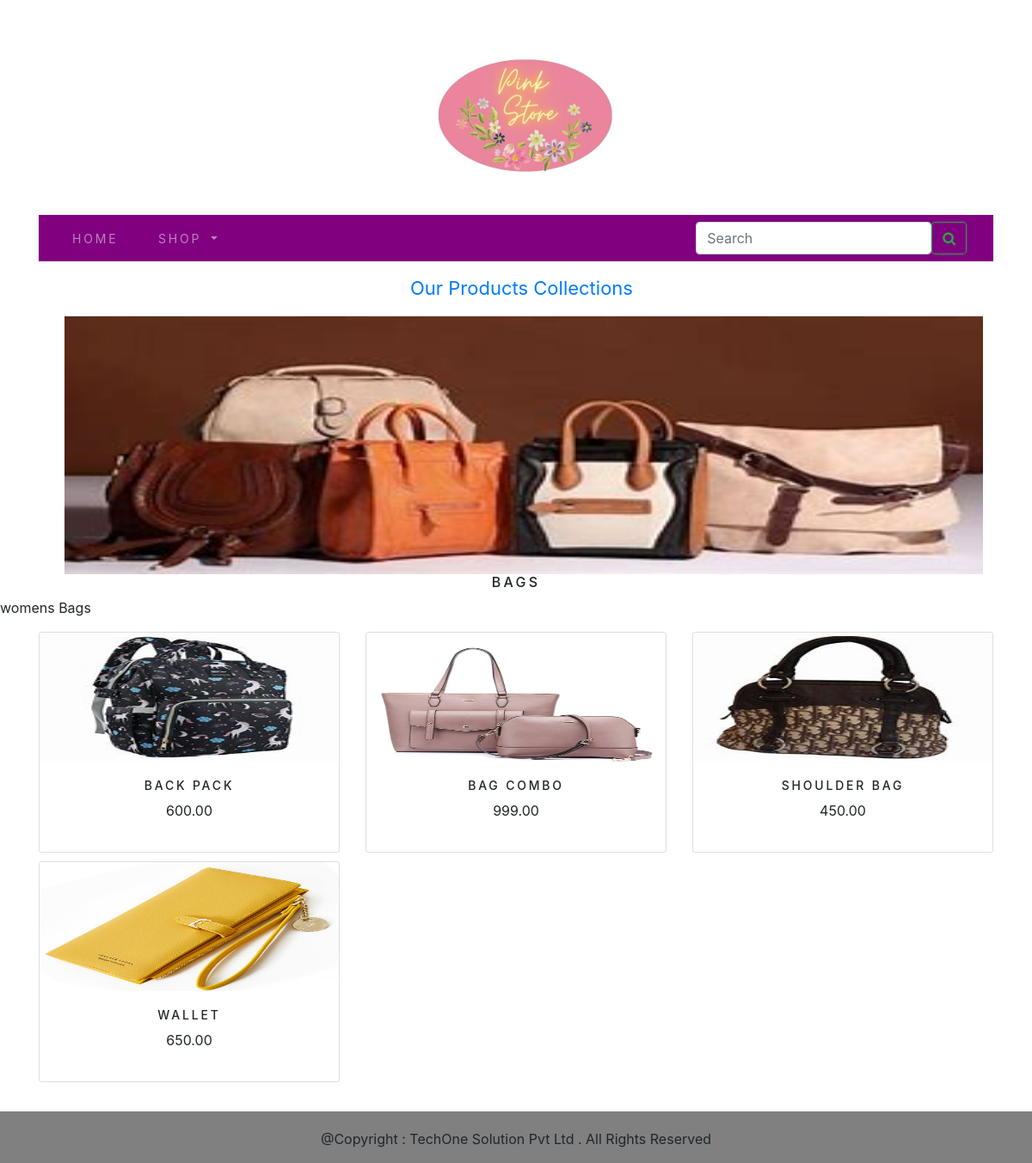
Page /shop/bags/ on the committed database.
### ecomapp/models.py (models this page shows, shortened)
class Category(models.Model):
    name = models.CharField(max_length=250, unique=True)
    slug = models.SlugField(max_length=250, unique=True)
    description = models.TextField(blank=True)
    image = models.ImageField(upload_to='category', blank=True)
    class Meta:
        ordering = ('name',)
        verbose_name = 'category'
        verbose_name_plural = 'categories'
    def get_url(self):
        return reverse('ecomapp:products_by_category',args=[self.slug])

class Product(models.Model):
    name = models.CharField(max_length=250, unique=True)
    slug = models.SlugField(max_length=250, unique=True)
    description = models.TextField(blank=True)
    price = models.DecimalField(max_digits=10, decimal_places=2)
    category = models.ForeignKey(Category, on_delete=models.CASCADE)
    image = models.ImageField(upload_to='products', blank=True)
    stock = models.IntegerField()
    available = models.BooleanField(default=True)
    created = models.DateTimeField(auto_now_add=True)
    updated = models.DateTimeField(auto_now=True)
    class Meta:
        ordering = ('name',)
        verbose_name = 'product'
        verbose_name_plural = 'products'
    def get_url(self):
        return reverse('ecomapp:prodCatDetails', args=[self.category.slug, self.slug])

### ecomapp/views.py (the view)
# urls.py: path('', views.allProdCat, name='allProdCat'),
def allProdCat(request, c_slug=None):
    c_page = None
    products_list = None
    if c_slug != None:
        c_page = get_object_or_404(Category, slug=c_slug)
        products_list = Product.objects.all().filter(category=c_page, available=True)
    else:
        products_list = Product.objects.all().filter(available=True)
    paginator=Paginator(products_list,6)
    try:
        page=int(request.GET.get('page','1'))
    except:
        page=1
    try:
        products=paginator.page(page)
    except(EmptyPage,InvalidPage):
        products=paginator.page(paginator.num_page)
    return render(request, "category.html", {'category': c_page, 'products': products})

### cartapp/context_processors.py (called while the page is built)
def counter(request):
    item_count = 0
    if 'admin' in request.path:
        return {}
    else:
        try:
            cart = Cart.objects.filter(cart_id=_cart_id(request))
            cart_items = CartItem.objects.all().filter(cart=cart[:1])
            for cart_item in cart_items:
                item_count += cart_item.quantity
        except Cart.DoesNotExist:
            item_count = 0
    return dict(item_count=item_count)

### cartapp/views.py (called while the page is built)
def _cart_id(request):
    cart = request.session.session_key
    if not cart:
        cart = request.session.create()
    return cart

### ecomapp/context_processors.py (called while the page is built)
def menu_links(request):
    links=Category.objects.all()
    return dict(links=links)

### templates/category.html (shortened to what this page needs)
{% extends 'base.html' %}
{% load static %}
{% block content %}
{% if category %}
 <div>
     <div class="row my_row_class">
           <p  style="font-size:22px;margin-left:40%; " >  <a class="text-center link" href="{% url 'ecomapp:allProdCat' %}">Our Products Collections </p></a>
     </div>
 </div>
{% endif %}
<div class="mx_auto">
    <div>
    {% if category %}
    <img class="my_image" src="{{category.image.url}}" alt="{{category.name}}"><br>
    </div>
    <div><h1 class="text-center my-title">
        {{category.name}}
    </h1>
        <p class="text-justify">{{category.description}}</p>
    </div>
    {% endif %}
<div class="container">
    <div class="row mx_auto">
        {% for product in products %}
        <div class="my-bottom-margin col-9 col-sm-4 col-md-4  xol-lg-4">
            <div class="card text-center" style="min-width:18rem">
                <a href="{{product.get_url}}"> <img class="card-img-top my-image" src="{{product.image.url}}" alt="{{product.name}}" height="150px" width="150px"></a>
                <div class="card-body">
                        <h4>{{product.name}}</h4>
                        <p>{{product.price}}</p>
                    </div>
            </div>
        </div>
        {% endfor %}
    </div>
    <br>
</div>
{% endblock %}

### static/css/custom.css (style rules this page uses)
body { font-family: 'Merriweather', serif; }
.my_row_class { padding-top:15px; }
.my_image { width:89%; height:300px; margin-left:75px }
.my-title { align:center; font-size:16px; text-transform:uppercase; letter-spacing:.2em; }
.my-bottom-margin { margin-bottom:10px; }
.card-body h4 { font-size:14px; text-transform:uppercase; letter-spacing:.2em; }

### rows in the picture
Category: image (picture), name "BAGS", description "womens Bags"
Product: image (picture), name "BACK PACK", price "600.00"
Product: image (picture), name "BAG COMBO", price "999.00"
Product: image (picture), name "SHOULDER BAG", price "450.00"
Product: image (picture), name "WALLET", price "650.00"
